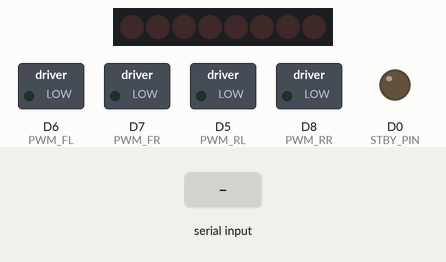
A sketch run on a simulated ESP8266 (NodeMCU). Shown: 8 shift-register outputs drawn as a row of LEDs (first output left, lit = HIGH), switched loads named in the sketch (green lamp = pin HIGH), output pins drawn as LEDs (lit = HIGH). Wiring (inferred from the names in the program): shift register (74HC595): data D3; shift clock D4; latch GPIO 10. Wiring (inferred from the signals the program sends): row of LEDs: on Q0, Q1, Q2, Q3, Q4, Q5, Q6, Q7. The inputs (shaded band) are chosen by the test bench. Pins used as bus, display or sensor lines are not drawn; what the sketch prints to the serial monitor is not drawn.

Above: at 1.4 s.
1.5 s: "1\n" received over Serial
At 1.9 s:
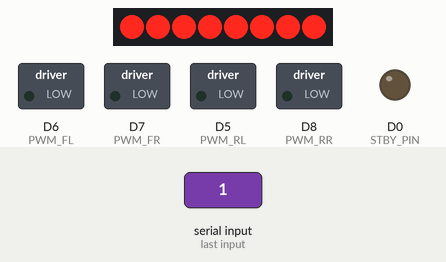
3.0 s: "0\n" received over Serial
At 4.2 s:
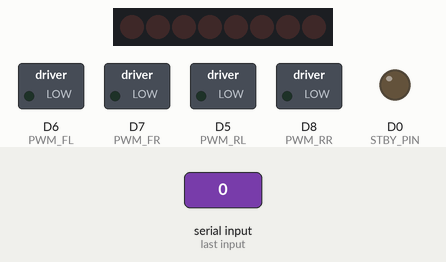
4.5 s: "5\n" received over Serial
At 5.3 s:
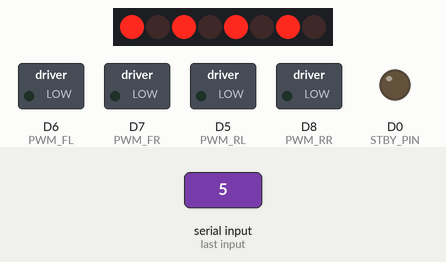
Timing chart, 0 to 7.5 s (numbered marks = the images above; inputs shaded):
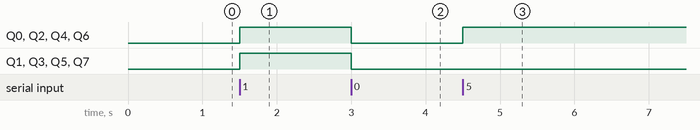

The sketch:

diag_74hc595.ino
```cpp
#include <Arduino.h>

// ============================================================
//  DIAGNÓSTICO 74HC595 — medición con multímetro
//  Robot Mecanum 4WD — Fase 6
//  Mantiene cada línea de control en un nivel FIJO para poder
//  medirla con calma y aislar la falla: ESP8266, cableado o chip.
//  Los TB6612 quedan en STANDBY: los motores no se mueven.
// ============================================================

// --- 74HC595 ---
#define DS_PIN   0   // GPIO0 / D3  → pin 14 del 74HC595
#define SHCP_PIN 2   // GPIO2 / D4  → pin 11 (también LED azul de la placa, activo en LOW)
#define STCP_PIN 10  // GPIO10 / SD3 → pin 12

// --- TB6612 (se mantienen apagados) ---
#define STBY_PIN 16  // GPIO16 / D0
#define PWM_FL  12
#define PWM_FR  13
#define PWM_RL  14
#define PWM_RR  15

bool nivelDS = LOW, nivelSHCP = LOW, nivelSTCP = LOW;

// ------------------------------------------------------------
//  Bajo nivel
// ------------------------------------------------------------
void pulso(int pin) {           // pulso LOW→HIGH→LOW lento
  digitalWrite(pin, LOW);  delayMicroseconds(10);
  digitalWrite(pin, HIGH); delayMicroseconds(10);
  digitalWrite(pin, LOW);
}

void shiftWrite(byte data) {
  digitalWrite(STCP_PIN, LOW);
  shiftOut(DS_PIN, SHCP_PIN, MSBFIRST, data);
  digitalWrite(STCP_PIN, HIGH);
  nivelSTCP = HIGH;
  nivelSHCP = LOW;              // shiftOut deja el clock en LOW
  nivelDS = data & 0x01;        // último bit enviado
}

void imprimirEstado() {
  Serial.printf("   DS(D3)=%s  SHCP(D4)=%s  STCP(SD3)=%s\n",
                nivelDS ? "HIGH" : "LOW ",
                nivelSHCP ? "HIGH" : "LOW ",
                nivelSTCP ? "HIGH" : "LOW ");
}

void imprimirAyuda() {
  Serial.println("\n=== DIAGNÓSTICO 74HC595 ===");
  Serial.println("Medir con multímetro en DC entre el pin indicado y GND.");
  Serial.println("-- Líneas de control (nivel fijo, medir en el pin del 74HC595) --");
  Serial.println("  d → alternar DS    (pin 14)");
  Serial.println("  c → alternar SHCP  (pin 11)  LED azul encendido = LOW");
  Serial.println("  l → alternar STCP  (pin 12)");
  Serial.println("-- Escritura completa (medir Q0..Q7) --");
  Serial.println("  1 → 0xFF  todas las salidas en HIGH");
  Serial.println("  0 → 0x00  todas en LOW");
  Serial.println("  5 → 0x55  Q0,Q2,Q4,Q6 en HIGH (pines 15,2,4,6)");
  Serial.println("-- Paso a paso manual --");
  Serial.println("  p → un pulso de reloj SHCP (desplaza el nivel actual de DS)");
  Serial.println("  L → un pulso de latch STCP (copia el registro a las salidas)");
  Serial.println("  ? → esta ayuda");
}

// ------------------------------------------------------------
void setup() {
  Serial.begin(115200);

  // Motores apagados antes de tocar el 74HC595
  pinMode(STBY_PIN, OUTPUT); digitalWrite(STBY_PIN, LOW);
  pinMode(PWM_FL, OUTPUT);   digitalWrite(PWM_FL, LOW);
  pinMode(PWM_FR, OUTPUT);   digitalWrite(PWM_FR, LOW);
  pinMode(PWM_RL, OUTPUT);   digitalWrite(PWM_RL, LOW);
  pinMode(PWM_RR, OUTPUT);   digitalWrite(PWM_RR, LOW);

  pinMode(DS_PIN,   OUTPUT); digitalWrite(DS_PIN,   LOW);
  pinMode(SHCP_PIN, OUTPUT); digitalWrite(SHCP_PIN, LOW);
  pinMode(STCP_PIN, OUTPUT); digitalWrite(STCP_PIN, LOW);

  delay(200);
  imprimirAyuda();
  imprimirEstado();
}

// ------------------------------------------------------------
void loop() {
  if (!Serial.available()) return;
  char cmd = Serial.read();

  switch (cmd) {
    case 'd':
      nivelDS = !nivelDS;     digitalWrite(DS_PIN, nivelDS);
      Serial.println("[d] DS alternado");   imprimirEstado(); break;
    case 'c':
      nivelSHCP = !nivelSHCP; digitalWrite(SHCP_PIN, nivelSHCP);
      Serial.println("[c] SHCP alternado"); imprimirEstado(); break;
    case 'l':
      nivelSTCP = !nivelSTCP; digitalWrite(STCP_PIN, nivelSTCP);
      Serial.println("[l] STCP alternado"); imprimirEstado(); break;

    case '1': shiftWrite(0xFF); Serial.println("[1] 0xFF → Q0..Q7 deben marcar ~3.3V"); break;
    case '0': shiftWrite(0x00); Serial.println("[0] 0x00 → Q0..Q7 deben marcar ~0V");   break;
    case '5': shiftWrite(0x55); Serial.println("[5] 0x55 → pines 15,2,4,6 en ~3.3V; 1,3,5,7 en ~0V"); break;

    case 'p':
      pulso(SHCP_PIN); nivelSHCP = LOW;
      Serial.printf("[p] Pulso de reloj — entró un %d al registro\n", nivelDS); break;
    case 'L':
      pulso(STCP_PIN); nivelSTCP = LOW;
      Serial.println("[L] Pulso de latch — salidas actualizadas"); break;

    case '\r': case '\n': break;
    default: imprimirAyuda(); imprimirEstado(); break;
  }
}
```

Measured:
- after the input at 1.5 s, Q0–7: LOW → HIGH at once
- after the input at 3.0 s, Q0–7: HIGH → LOW at once
- after the input at 4.5 s, Q0, Q2, Q4, Q6: LOW → HIGH at once
